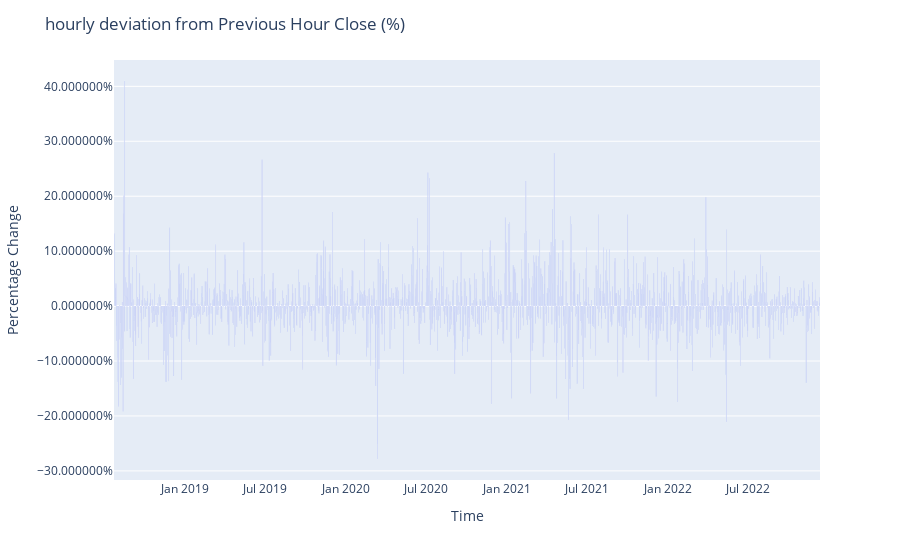

Notebook source saved alongside this figure:
### Markdown cell above
#### Price change - Daily from Previous Day

### Code cell
# the "MS" option specifies dailyfrequency by Start day
btc_daily= btc_df[["Close"]].resample("D").mean()
#btc_daily= btc_df["Close"][btc_df.index > "2022-01-01"].resample("D").mean()

# relative deviation from the overall mean
hourly_mean_diff = btc_daily.pct_change()

# Plot the change 
fig = px.bar(hourly_mean_diff)

fig.update_layout(
    yaxis_title="Percentage Change", 
    yaxis_tickformat = '%',
    xaxis_title="Time",
    title="hourly deviation from Previous Hour Close (%)",
    showlegend=False,
)
fig.show()

### Figure 1 — Plotly figure (JSON) as saved in the notebook; plotly's stock layout.template omitted (floating-point values rounded to 4 significant figures; data arrays with more than 128 entries replaced by an {"elided": "..."} marker saying what was removed)
{"data": [{"alignmentgroup": "True", "hovertemplate": "variable=Close<br>Close time=%{x}<br>value=%{y}<extra></extra>", "legendgroup": "Close", "marker": {"color": "#636efa"}, "name": "Close", "offsetgroup": "Close", "orientation": "v", "showlegend": true, "textposition": "auto", "type": "bar", "x": {"elided": "1600 str values"}, "xaxis": "x", "y": {"elided": "1600 float values"}, "yaxis": "y"}], "layout": {"barmode": "relative", "legend": {"title": {"text": "variable"}, "tracegroupgap": 0}, "margin": {"t": 60}, "showlegend": false, "title": {"text": "hourly deviation from Previous Hour Close (%)"}, "xaxis": {"anchor": "y", "domain": [0, 1], "title": {"text": "Time"}}, "yaxis": {"anchor": "x", "domain": [0, 1], "tickformat": "%", "title": {"text": "Percentage Change"}}}}
